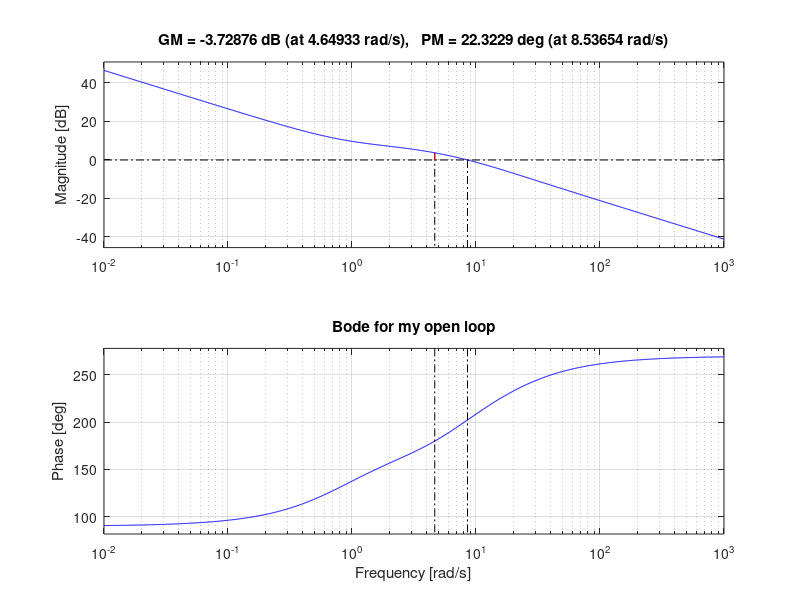
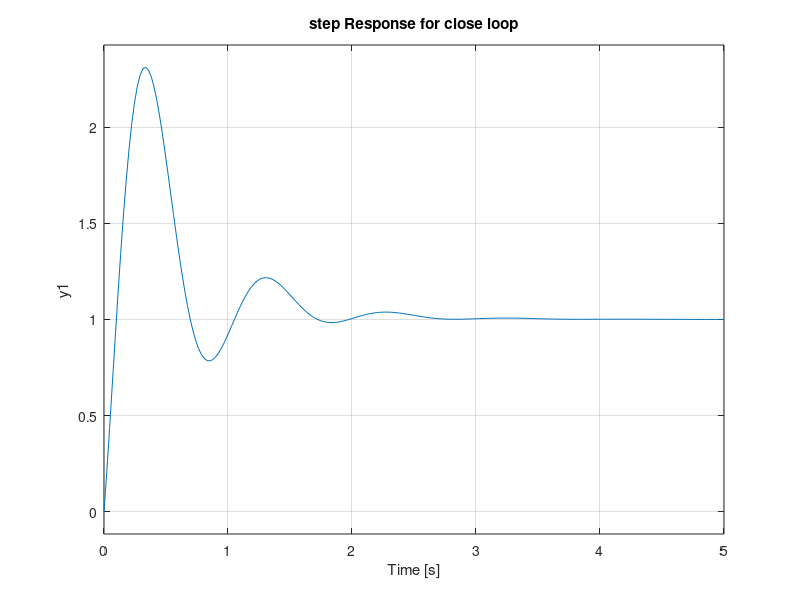

Source code (MATLAB) for these figures, in order: (Note: this script raises an error after producing the figures.)
% The following code is intended to compare the findings 
% of our mathematical model of the robot with those of a 
% paper on a similar robot. The goal is to understand if 
% they are of the same order of magnitude and to identify 
% any physical parameters that may be incorrect due to our 
% measurements.

%%%% our phisical parameters: %%%%
g = 9.8; % Gravity [m/s^2]
b_f = 0; % Friction coefficient
m_b = 0.3064; % Body mass [kg]
l_b = 0.08; % The distance between the mass centers of the body and wheels [m]
I_b = 0.00261; % Body inertia torque [kgm^2]
m_w = 0.0043; % Wheel mass [kg]
l_w = 0.02; % Wheel radius [m]
I_w = 0.00000086; % Wheel inertia torque [kgm^2]
R_m = 20.83; % Electrical resistance of motor [ohm]
l_m = 0; % ?
b_m = 0; % ?
K_e = 0.108; % Motor Electrical constant [s/r]
K_t = 0.108; % Motor torque constant [Nm/A]

%state space equetions
gamma_11 = (I_w)/(l_w) + l_w * m_b + l_w * m_w;
gamma_12 = m_b * l_b * l_w;
alpha_11 = 0;
alpha_12 = -(((K_e * K_t) / R_m) + b_f) / l_w;
alpha_13 = 0;
alpha_14 = ((K_e * K_t) / R_m) + b_f;
beta_11 = K_t/R_m;

gamma_21 = m_b * l_b;
gamma_22 = I_b + (m_b * l_b^2);
alpha_21 = 0;
alpha_22 = (((K_e * K_t) / R_m) + b_f) / l_w;
alpha_23 = m_b * l_b * g;
alpha_24 = - (((K_e * K_t) / R_m) +b_f);
beta_21 = -K_t / R_m;

% with disturbance:
beta_12 = l_w;
beta_21 = l_b;

delta = gamma_11*gamma_22 - gamma_12*gamma_21;

a_22 = (gamma_22*alpha_12 - gamma_12*alpha_22) / delta;
% alpha_13 =0: a_23 = (gamma_22*alpha_13 - gamma_12*alpha_23) / delta;
a_23 = (- gamma_12*alpha_23) / delta;
a_24 = (gamma_22*alpha_14 - gamma_12*alpha_24) / delta;
a_42 = (-gamma_21*alpha_12 + gamma_11*alpha_22) / delta;
% alpha_13 =0: a_43 = (-gamma_21*alpha_13 + gamma_11*alpha_23) / delta;
a_43 = (gamma_11*alpha_23) / delta;
a_44 = (-gamma_21*alpha_14 + gamma_11*alpha_24) / delta;

b_21 = (gamma_22*beta_11 - gamma_12*beta_21)/delta;
b_41 = (-gamma_21*beta_11 + gamma_11*beta_21)/delta;

%%% thires phisical parameters: %%%
g_d = 9.8; % Gravity [m/s^2]
b_f_d = 0; % Friction coefficient
m_b_d = 0.381; % Body mass [kg]
l_b_d = 0.112; % The distance between the mass centers of the body and wheels [m]
I_b_d = 0.00616; % Body inertia torque [kgm^2]
m_w_d = 0.036; % Wheel mass [kg]
l_w_d = 0.021; % Wheel radius [m]
I_w_d = 0.00000746; % Wheel inertia torque [kgm^2]
R_m_d = 4.4; % Electrical resistance of motor [ohm]
l_m_d = 0; % ?
b_m_d = 0; % ?
K_e_d = 0.444; % Motor Electrical constant [s/r]
K_t_d = 0.470; % Motor torque constant [Nm/A]

gamma_11_d = (I_w_d)/(l_w_d) + l_w_d * m_b_d + l_w_d * m_w_d;
gamma_12_d = m_b_d * l_b_d * l_w_d;
alpha_11_d = 0;
alpha_12_d = -(((K_e_d * K_t_d) / R_m_d) + b_f_d) / l_w_d;
alpha_13_d = 0;
alpha_14_d = ((K_e_d * K_t_d) / R_m_d) + b_f_d;
beta_11_d = K_t/R_m;

gamma_21_d = m_b_d * l_b_d;
gamma_22_d = I_b_d + (m_b_d * l_b_d^2);
alpha_21_d = 0;
alpha_22_d = (((K_e_d * K_t_d) / R_m_d) + b_f_d) / l_w_d;
alpha_23_d = m_b_d * l_b_d * g_d;
alpha_24_d = - (((K_e_d * K_t_d) / R_m_d) +b_f_d);
beta_21_d = -K_t_d / R_m_d;

% with disturbance:
beta_12_d = l_w_d;
beta_21_d = l_b_d;

delta_d = gamma_11_d*gamma_22_d - gamma_12_d*gamma_21_d;

a_22_d = (gamma_22_d*alpha_12_d - gamma_12_d*alpha_22_d) / delta_d;
a_23_d = (gamma_22_d*alpha_13_d - gamma_12_d*alpha_23_d) / delta_d;
a_24_d = (gamma_22_d*alpha_14_d - gamma_12_d*alpha_24_d) / delta_d;
a_42_d = (-gamma_21_d*alpha_12_d + gamma_11_d*alpha_22_d) / delta_d;
a_43_d = (-gamma_21_d*alpha_13_d + gamma_11_d*alpha_23_d) / delta_d;
a_44_d = (-gamma_21_d*alpha_14_d + gamma_11_d*alpha_24_d) / delta_d;

b_21_d = (gamma_22_d*beta_11_d)/delta_d;
b_41_d = (-gamma_21_d*beta_11_d)/delta_d;

%b_21_d = (gamma_22_d*beta_11_d - gamma_12_d*beta_21_d)/delta_d;
%b_41_d = (-gamma_21_d*beta_11_d + gamma_11_d*beta_21_d)/delta_d;

%%% comparison: difference betwin our state variables to theirs %%%

gamma_11_res = gamma_11-gamma_11_d;
gamma_12_res = gamma_12-gamma_12_d;
alpha_11_res = alpha_11-alpha_11_d;
alpha_12_res = alpha_12- alpha_12_d;
alpha_13_res = alpha_13-alpha_13_d;
alpha_14_res = alpha_14-alpha_14_d;
beta_11_res = beta_11-beta_11_d;
gamma_21_res = gamma_21-gamma_21_d;
gamma_22_res = gamma_22-gamma_22_d;
alpha_21_res = alpha_21-alpha_21_d;
alpha_22_res = alpha_22-alpha_22_d;
alpha_23_res =alpha_23-alpha_23_d;
alpha_24_res = alpha_24-alpha_24_d;
beta_21_res = beta_21-beta_21_d;

% with disturbance:
beta_12_res = beta_12-beta_12_d;
beta_21_res = beta_21-beta_21_d;

delta_res = delta-delta_d;

a_22_res = a_22-a_22_d;
a_23_res = a_23-a_23_d;
a_24_res = a_24-a_24_d;
a_42_res = a_42-a_42_d;
a_43_res = a_43-a_43_d;
a_44_res = a_44-a_44_d;

b_21_res = b_21-b_21_d;
b_41_res = b_41-b_41_d;

% our state variables:
A = [0 1 0 0; 0 a_22 a_23 a_24; 0 0 0 1; 0 a_42 a_43 a_44];
B = [0; b_21; 0; b_41];

% their state variables 
A_d = [0 1 0 0; 0 a_22_d a_23_d a_24_d; 0 0 0 1; 0 a_42_d a_43_d a_44_d];
B_d = [0; b_21_d; 0; b_41_d];

% comperation betwin our and theirs A matrix and B matrix
A_res = A-A_d;
%A_res = [0 1 0 0; 0 a_22_res a_23_res a_24_res; 0 0 0 1; 0 a_42_res a_43_res a_44_res];
%B_res = [0; b_21_res; 0; b_41_res];
B_res = B-B_d;

% more defenitions
C = [0 0 1 0];
% our trunsfer function
sys = ss(A,B,C,0);
t_f = tf(sys);
% our trunsfer function poles and zeros
p = pole(t_f);
z = zero(t_f);

% theirs trunsfer function
sys_d = ss(A_d,B_d,C,0);
t_f_d = tf(sys_d);
% theirs trunsfer function poles and zeros
p_d = pole(t_f_d);
z_d = zero(t_f_d);

%sys_res = ss(A_res,B_res,C,0);
%t_f_res = tf(sys_res);
%p_res = pole(t_f_res);
%z_res = zero(t_f_res);

%Arkadi's PID
P = 1.75;
D = 0.15;
I=0.1;
N = 50;
s = tf('s');
Controller = P+(I/s)+D*(N/(1+(N/s)));
%open loop with Arkadi's PID
L = t_f*Controller;
%open loop parameters - Arkadi's PID
p_L = pole(L);
z_L = zero(L);
%close loop with Arkadi's PID
T =L*12/(1+L*12); %duplicate by 12 same as the controller in the simulation
pole_end = pole(T);


% controlability test
ctrl = [B ,A*B, A^2*B, A^3*B]; 

rank_control = rank(ctrl);

% observability test
obsv = [C; C*A; C*A^2; C*A^3];

rank_observ = rank(obsv);

% my controller by calculation
kd = 0.39;
kp = 6.93;
ki = 5.97;
controller_pid = (kd*s^2+kp*s+ki)/s;

%open loop
L_pid = t_f*controller_pid;
T_pid = L_pid/(1+L_pid);

% Bode for my PID
bode(T_pid);
margin(T_pid);
title('Bode for my PID');
grid on;

% Bode for my open loop
bode(L_pid);
margin(L_pid);
title('Bode for my open loop');
grid on;

% Step for my PID 
figure;
step(T_pid);
title('step Response for close loop');
grid on; 
stepinfo(T_pid);

% Nyquist for my PID
figure;
nyquist(L_pid);
grid on; 

%root locus for my PID
figure;
rlocus(L_pid);

%nichols for my PID
figure;
nichols(L_pid);
grid on; 

